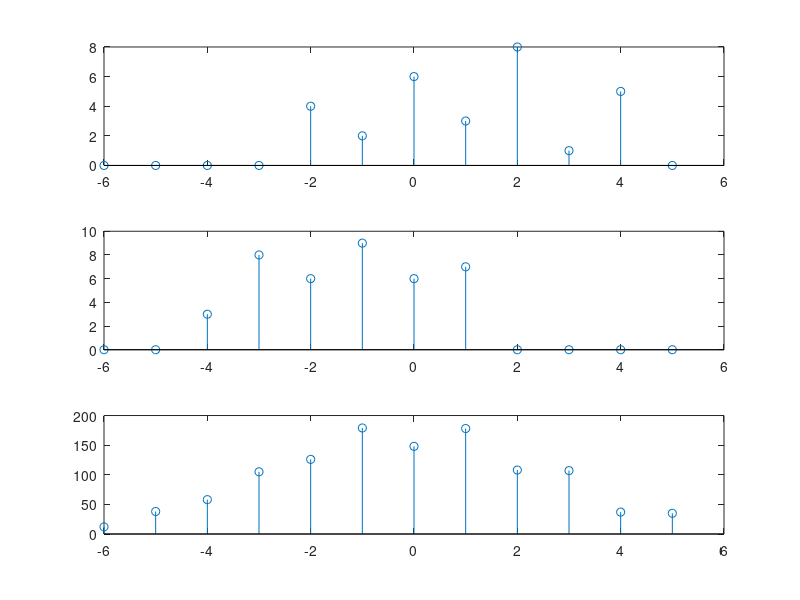

MATLAB code to generate this figure:
x1 = [4 2 6 3 8 1 5]
x2 = [3 8 6 9 6 7]
n1 = [-2:4]
n2 = [-4:1]
kmin = n1(1) + n2(1)
kmax =n1(end) + n2(end)
k = kmin : kmax
y = conv(x1,x2);
y1 = zeros(1,length(k));
y2 = y1;
y1(find((k>=n1(1))&(k<=n1(end)))) = x1;
y2(find((k>=n2(1))&(k<=n2(end)))) = x2;

subplot(3,1,1)
stem(k,y1)
subplot(3,1,2)
stem(k,y2);
subplot(3,1,3)
stem(k,y)